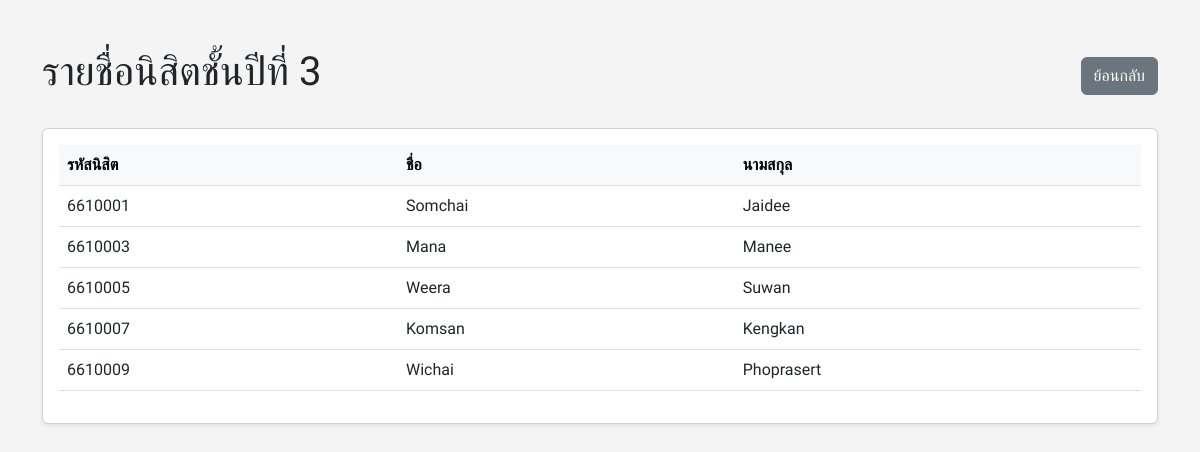
Page /student_list.php?year=3 on the committed database.
### tables this page shows
CREATE TABLE `users` (
  `id` int(11) NOT NULL AUTO_INCREMENT,
  `username` varchar(50) NOT NULL UNIQUE,
  `password` varchar(255) NOT NULL,
  `role` enum('student','staff','teacher') NOT NULL,
  `first_name` varchar(100) NOT NULL,
  `last_name` varchar(100) NOT NULL,
  `title` varchar(50) DEFAULT NULL,
  `year_level` int(11) DEFAULT NULL,
  `profile_image` varchar(255) DEFAULT NULL,
  `education` text DEFAULT NULL,
  PRIMARY KEY (`id`)
);

### student_list.php (the view, shortened to what this page needs)
<?php
include 'config.php';
$year = isset($_GET['year']) ? intval($_GET['year']) : 1;
?>
<!DOCTYPE html>
<html lang="th">
<head>
    <link href="https://cdn.jsdelivr.net/npm/bootstrap@5.3.0/dist/css/bootstrap.min.css" rel="stylesheet">
    <link href="swu-theme.css" rel="stylesheet">
</head>
<body>
<div class="container mt-5">
    <div class="d-flex justify-content-between align-items-center mb-4">
        <h1>รายชื่อนิสิตชั้นปีที่ <?php echo $year; ?></h1>
        <a href="index.php#students" class="btn btn-secondary">ย้อนกลับ</a>
    </div>
    <div class="card shadow-sm">
        <div class="card-body">
            <table class="table table-hover">
                <thead class="table-light">
                    <tr>
                        <th>รหัสนิสิต</th>
                        <th>ชื่อ</th>
                        <th>นามสกุล</th>
                    </tr>
                </thead>
<tbody>
    <?php
    $sql = "SELECT username, first_name, last_name FROM users WHERE role='student' AND year_level = $year";
    $result = $conn->query($sql);
    if ($result && $result->num_rows > 0) {
        while($row = $result->fetch_assoc()):
    ?>
        <tr>
            <td><?php echo htmlspecialchars($row['username']); ?></td>
            <td><?php echo htmlspecialchars($row['first_name']); ?></td>
            <td><?php echo htmlspecialchars($row['last_name']); ?></td>
        </tr>
    <?php
        endwhile;
    } else {
        echo "<tr><td colspan='3' class='text-center'>ไม่พบรายชื่อนิสิตชั้นปีที่ $year ในระบบ</td></tr>";
    }
    ?>
</tbody>
            </table>
        </div>
    </div>
</div>
</body>
</html>

### swu-theme.css (style rules this page uses)
:root { --swu-red: #DA2128; --swu-red-hover: #b01820; --swu-grey: #636466; --swu-dark: #231F20; --bs-primary: #DA2128; --bs-primary-rgb: 218, 33, 40; --bs-secondary: #636466; --bs-secondary-rgb: 99, 100, 102; --bs-dark: #231F20; --bs-dark-rgb: 35, 31, 32; --bs-link-color: #DA2128; --bs-link-hover-color: #b01820; }

### student_list.php (style rules this page uses)
body { font-family: 'Kanit', sans-serif; background-color: #f4f4f4; }

### rows in the picture
users: username "6610001", first_name "Somchai", last_name "Jaidee"
users: username "6610003", first_name "Mana", last_name "Manee"
users: username "6610005", first_name "Weera", last_name "Suwan"
users: username "6610007", first_name "Komsan", last_name "Kengkan"
users: username "6610009", first_name "Wichai", last_name "Phoprasert"

### other values in the picture
$year "3"
